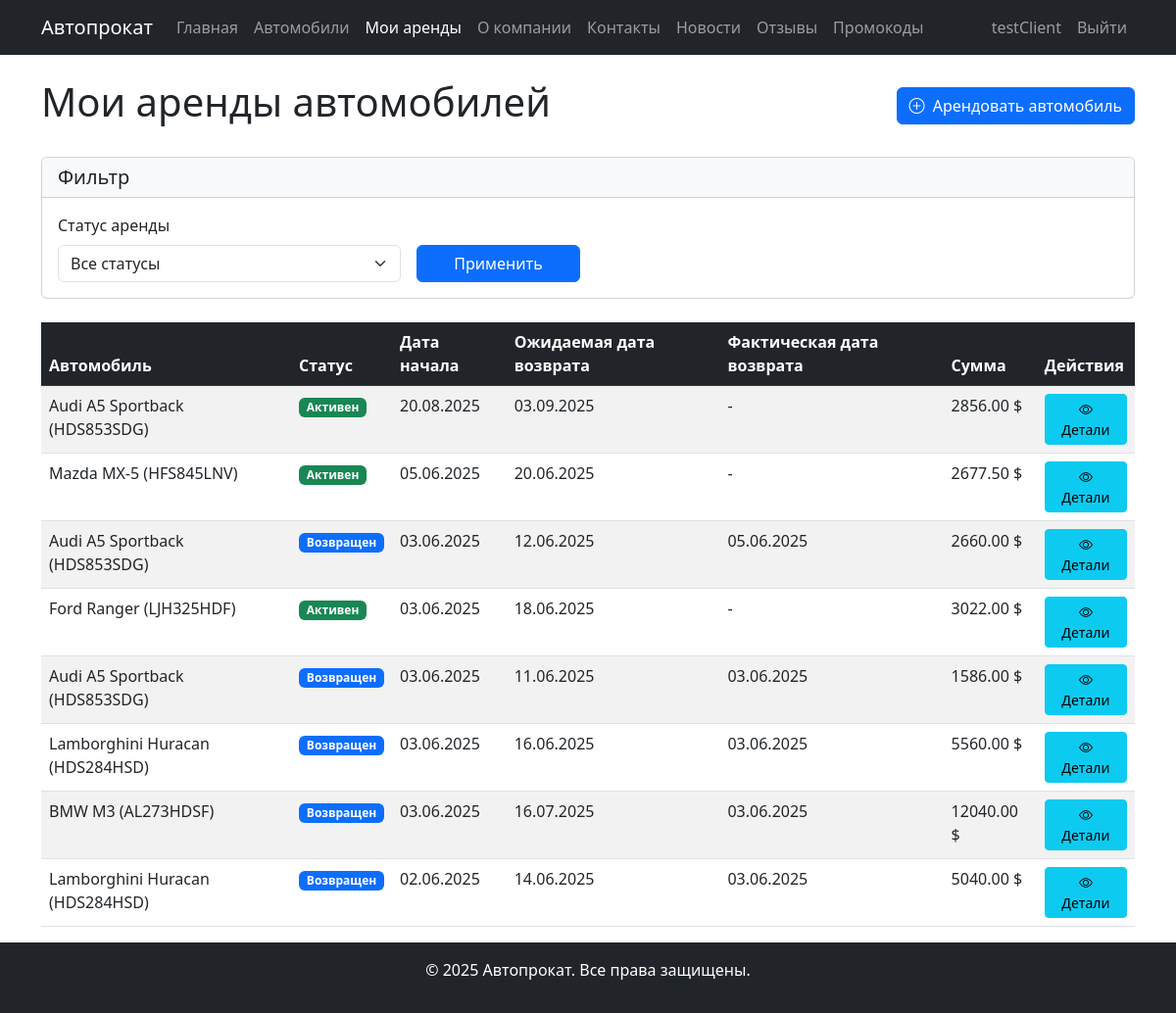
/rentals/ (signed in), run on the app's committed database.
### users/models.py (models this page shows, shortened)
class User(AbstractUser):
    ROLE_CHOICES = (
        ('staff', 'Сотрудник'),
        ('client', 'Клиент'),
        ('admin', 'Администратор')
    )
    role = models.CharField(
        max_length=10,
        choices=ROLE_CHOICES,
        default='client',
        verbose_name='Роль'
    )
    email = models.EmailField(unique=True, verbose_name='Электронная почта')
    last_name = models.CharField(max_length=100, verbose_name='Фамилия')
    first_name = models.CharField(max_length=100, verbose_name='Имя')
    middle_name = models.CharField(max_length=100, verbose_name='Отчество')
    date_of_birth = models.DateField(null=True, blank=True, verbose_name='Дата рождения')
    phone_regex = RegexValidator(
        regex=r'^\+37529\d{7}',
        message="Номер телефона должен быть в формате: '+37529XXXXXXX'."
    )
    phone = models.CharField(
        validators=[phone_regex],
        max_length=13,
        verbose_name='Телефон'
    )
    address = models.CharField(verbose_name='Адрес проживания')
    created_at = models.DateTimeField(auto_now_add=True, verbose_name='Дата создания')
    updated_at = models.DateTimeField(auto_now=True, verbose_name='Дата обновления')
    class Meta:
        verbose_name = 'Пользователь'
        verbose_name_plural = 'Пользователи'
    def has_role(self, role):
        return self.role == role

### rentals/models.py (models this page shows, shortened)
class Rental(models.Model):
    STATUS_CHOICES = (
        ("pending", "Ожидает подтверждения"),
        ("active", "Активен"),
        ("returned", "Возвращен"),
        ("cancelled", "Отменен"),
        ("overdue", "Просрочен"),
    )
    objects = models.Manager()
    vehicle = models.ForeignKey(
        Vehicle,
        on_delete=models.PROTECT,
        related_name="rentals",
        verbose_name="Автомобиль",
    )
    user = models.ForeignKey(
        User, on_delete=models.PROTECT, related_name="rentals", verbose_name="Клиент"
    )
    status = models.CharField(
        max_length=20, choices=STATUS_CHOICES, default="pending", verbose_name="Статус"
    )
    rental_date = models.DateField(default=timezone.now, verbose_name="Дата выдачи")
    rental_days = models.PositiveIntegerField(
        validators=[MinValueValidator(1)], verbose_name="Количество дней"
    )
    expected_return_date = models.DateField(verbose_name="Ожидаемая дата возврата")
    actual_return_date = models.DateField(
        null=True, blank=True, verbose_name="Фактическая дата возврата"
    )
    rental_amount = models.DecimalField(
        max_digits=10, decimal_places=2, verbose_name="Сумма проката"
    )
    promo_code = models.ForeignKey(
        PromoCode,
        on_delete=models.SET_NULL,
        null=True,
        blank=True,
        related_name="rentals",
        verbose_name="Промокод",
    )
    discount_amount = models.DecimalField(
        max_digits=10, decimal_places=2, verbose_name="Сумма скидки"
    )
    total_amount = models.DecimalField(
        max_digits=10, decimal_places=2, verbose_name="Итоговая сумма"
    )
    condition_notes = models.TextField(
        blank=True, verbose_name="Примечания о состоянии автомобиля"
    )
    is_active = models.BooleanField(default=True, verbose_name="Активен")
    created_at = models.DateTimeField(auto_now_add=True, verbose_name="Дата создания")
    updated_at = models.DateTimeField(auto_now=True, verbose_name="Дата обновления")
    class Meta:
        verbose_name = "Прокат"
        verbose_name_plural = "Прокаты"
        ordering = ["-rental_date"]

### vehicles/models.py (models this page shows)
class Vehicle(models.Model):
    license_plate = models.CharField(max_length=20, unique=True, verbose_name='Гос. номер')
    car_model = models.ForeignKey(CarModel, on_delete=models.CASCADE, related_name='vehicles', verbose_name='Модель')
    year = models.PositiveIntegerField(verbose_name='Год выпуска')
    car_price = models.DecimalField(max_digits=12, decimal_places=2, verbose_name='Стоимость автомобиля')
    daily_rental_price = models.DecimalField(max_digits=10, decimal_places=2, verbose_name='Суточная стоимость проката')
    car_park = models.ForeignKey(CarPark, on_delete=models.CASCADE, related_name='vehicles', verbose_name='Автопарк')
    is_available = models.BooleanField(default=True, verbose_name='Доступен для проката')
    image = models.ImageField(upload_to='vehicles/', blank=True, null=True, verbose_name='Изображение автомобиля')
    class Meta:
        verbose_name = 'Автомобиль'
        verbose_name_plural = 'Автомобили'
    def __str__(self):
        return f"{self.car_model} ({self.license_plate})"

class CarModel(models.Model):
    brand = models.CharField(max_length=100, verbose_name='Марка')
    model = models.CharField(max_length=100, verbose_name='Модель')
    body_type = models.ForeignKey(BodyType, on_delete=models.CASCADE, related_name='car_models', verbose_name='Тип кузова')
    class Meta:
        verbose_name = 'Модель автомобиля'
        verbose_name_plural = 'Модели автомобиля'
    def __str__(self):
        return f"{self.brand} {self.model}"

### rentals/views.py (the view)
# urls.py: path('', views.RentalListView.as_view(), name='rental_list'),
class RentalListView(View):
    template_name = "rentals/rental_list.html"
    @method_decorator(login_required)
    def get(self, request):
        rentals = (
            Rental.objects.select_related("vehicle", "promo_code")
            .filter(user=request.user)
            .order_by("-created_at")
        )
        status_filter = request.GET.get("status")
        if status_filter:
            rentals = rentals.filter(status=status_filter)
        context = {
            "rentals": rentals,
            "status_filter": status_filter,
            "status_choices": Rental.STATUS_CHOICES,
        }
        logger.info(f"User {request.user.username} viewed their rentals list")
        return render(request, self.template_name, context)

### authentication/context_processors.py (called while the page is built)
def user_role(request):
    context = {}
    if request.user.is_authenticated:
        try:
            context['is_staff_user'] = request.user.has_role('staff')
            context['is_admin_user'] = request.user.has_role('admin')
        except:
            context['is_staff_user'] = False
            context['is_admin_user'] = False
    return context

### templates/rentals/rental_list.html (shortened to what this page needs)
{% extends 'base.html' %}
{% block content %}
<div class="container mt-4">
    <div class="row">
        <div class="col-12">
            <div class="d-flex justify-content-between align-items-center mb-4">
                <h1>Мои аренды автомобилей</h1>
                <a href="{% url 'vehicle_list' %}" class="btn btn-primary">
                    <i class="bi bi-plus-circle me-1"></i> Арендовать автомобиль
                </a>
            </div>
            <div class="card mb-4">
                <div class="card-header bg-light">
                    <h5 class="mb-0">Фильтр</h5>
                </div>
                <div class="card-body">
                    <form method="get" class="row g-3">
                        <div class="col-md-4">
                            <label for="status" class="form-label">Статус аренды</label>
                            <select name="status" id="status" class="form-select">
                                <option value="">Все статусы</option>
                            </select>
                        </div>
                        <div class="col-md-2 d-flex align-items-end">
                            <button type="submit" class="btn btn-primary w-100">Применить</button>
                        </div>
                    </form>
                </div>
            </div>
            {% if rentals %}
                <div class="table-responsive">
                    <table class="table table-striped table-hover">
                        <thead class="table-dark">
                            <tr>
                                <th>Автомобиль</th>
                                <th>Статус</th>
                                <th>Дата начала</th>
                                <th>Ожидаемая дата возврата</th>
                                <th>Фактическая дата возврата</th>
                                <th>Сумма</th>
                                <th>Действия</th>
                            </tr>
                        </thead>
                        <tbody>
                            {% for rental in rentals %}
                                <tr>
                                    <td>{{ rental.vehicle }}</td>
                                    <td>
                                        {% if rental.status == 'pending' %}
                                            <span class="badge bg-warning">{{ rental.get_status_display }}</span>
                                        {% elif rental.status == 'active' %}
                                            <span class="badge bg-success">{{ rental.get_status_display }}</span>
                                        {% elif rental.status == 'returned' %}
                                            <span class="badge bg-primary">{{ rental.get_status_display }}</span>
                                        {% elif rental.status == 'cancelled' %}
                                            <span class="badge bg-danger">{{ rental.get_status_display }}</span>
                                        {% elif rental.status == 'overdue' %}
                                            <span class="badge bg-danger">{{ rental.get_status_display }}</span>
                                        {% endif %}
                                    </td>
                                    <td>{{ rental.rental_date|date:"d.m.Y" }}</td>
                                    <td>{{ rental.expected_return_date|date:"d.m.Y" }}</td>
                                    <td>{{ rental.actual_return_date|date:"d.m.Y"|default:"-" }}</td>
                                    <td>{{ rental.total_amount }} $</td>
                                    <td>
                                        <a href="{% url 'rental_detail' rental.pk %}?next={% url 'rental_list' %}" class="btn btn-sm btn-info">
                                            <i class="bi bi-eye"></i> Детали
                                        </a>
                                    </td>
                                </tr>
                            {% endfor %}
                        </tbody>
                    </table>
                </div>
            {% else %}
                <div class="alert alert-info">
                    <i class="bi bi-info-circle-fill me-2"></i>
                    У вас пока нет арендованных автомобилей. Воспользуйтесь кнопкой "Арендовать автомобиль", чтобы начать.
                </div>
            {% endif %}
        </div>
    </div>
</div>
{% endblock %}

### templates/base.html (shortened to what this page needs)
<!DOCTYPE html>
<html lang="ru" class="h-100">
<head>
    <link href="https://cdn.jsdelivr.net/npm/bootstrap@5.3.0-alpha1/dist/css/bootstrap.min.css" rel="stylesheet">
    <link rel="stylesheet" href="https://cdn.jsdelivr.net/npm/bootstrap-icons@1.10.3/font/bootstrap-icons.css">
</head>
<body class="d-flex flex-column h-100">
<nav class="navbar navbar-expand-lg navbar-dark bg-dark">
    <div class="container">
        <a class="navbar-brand" href="{% url 'home' %}">Автопрокат</a>
        <div class="collapse navbar-collapse" id="navbarNav">
            <div class="navbar-nav" style="margin-right: 0 !important; padding-right: 0 !important;">
                <a class="nav-item nav-link {% if request.path == '/' %}active{% endif %}" href="{% url 'home' %}">Главная</a>
                <a class="nav-item nav-link {% if '/vehicles/' in request.path %}active{% endif %}" href="{% url 'vehicle_list' %}">Автомобили</a>
                {% if user.is_authenticated and not is_staff_user %}
                    <a class="nav-item nav-link {% if '/rentals/' in request.path and '/staff/' not in request.path %}active{% endif %}" href="{% url 'rental_list' %}">Мои аренды</a>
                {% endif %}
                <a class="nav-item nav-link {% if '/about/' in request.path %}active{% endif %}" href="{% url 'about' %}">О компании</a>
                <a class="nav-item nav-link {% if '/contacts/' in request.path %}active{% endif %}" href="{% url 'contacts' %}">Контакты</a>
                <a class="nav-item nav-link {% if '/news/' in request.path %}active{% endif %}" href="{% url 'news_list' %}">Новости</a>
                <a class="nav-item nav-link {% if '/reviews/' in request.path %}active{% endif %}" href="{% url 'review_list' %}">Отзывы</a>
                <a class="nav-item nav-link {% if '/promocodes/' in request.path %}active{% endif %}" href="{% url 'promocode_list' %}">Промокоды</a>
            </div>
            <div class="navbar-nav ms-auto">
                {% if user.is_authenticated %}
                    <a class="nav-item nav-link" href="{% url 'profile' %}">{{ user.username }}</a>
                    <a class="nav-item nav-link" href="{% url 'logout' %}">Выйти</a>
                {% else %}
                    <a class="nav-item nav-link" href="{% url 'login' %}">Войти</a>
                    <a class="nav-item nav-link" href="{% url 'register' %}">Регистрация</a>
                {% endif %}
            </div>
        </div>
    </div>
</nav>
<main class="flex-shrink-0">
    {% block content %}{% endblock %}
</main>
<footer class="footer bg-dark text-white py-3 mt-auto">
    <div class="container text-center">
        <p>&copy; 2025 Автопрокат. Все права защищены.</p>
    </div>
</footer>
</body>
</html>

### data on the page
User: username "testClient"
Rental: vehicle "Audi A5 Sportback (HDS853SDG)", status "Активен", rental_date "20.08.2025", expected_return_date "03.09.2025", actual_return_date "-", total_amount "2856.00"
Rental: vehicle "Mazda MX-5 (HFS845LNV)", status "Активен", rental_date "05.06.2025", expected_return_date "20.06.2025", actual_return_date "-", total_amount "2677.50"
Rental: vehicle "Audi A5 Sportback (HDS853SDG)", status "Возвращен", rental_date "03.06.2025", expected_return_date "12.06.2025", actual_return_date "05.06.2025", total_amount "2660.00"
Rental: vehicle "Ford Ranger (LJH325HDF)", status "Активен", rental_date "03.06.2025", expected_return_date "18.06.2025", actual_return_date "-", total_amount "3022.00"
Rental: vehicle "Audi A5 Sportback (HDS853SDG)", status "Возвращен", rental_date "03.06.2025", expected_return_date "11.06.2025", actual_return_date "03.06.2025", total_amount "1586.00"
Rental: vehicle "Lamborghini Huracan (HDS284HSD)", status "Возвращен", rental_date "03.06.2025", expected_return_date "16.06.2025", actual_return_date "03.06.2025", total_amount "5560.00"
Rental: vehicle "BMW M3 (AL273HDSF)", status "Возвращен", rental_date "03.06.2025", expected_return_date "16.07.2025", actual_return_date "03.06.2025", total_amount "12040.00"
Rental: vehicle "Lamborghini Huracan (HDS284HSD)", status "Возвращен", rental_date "02.06.2025", expected_return_date "14.06.2025", actual_return_date "03.06.2025", total_amount "5040.00"
